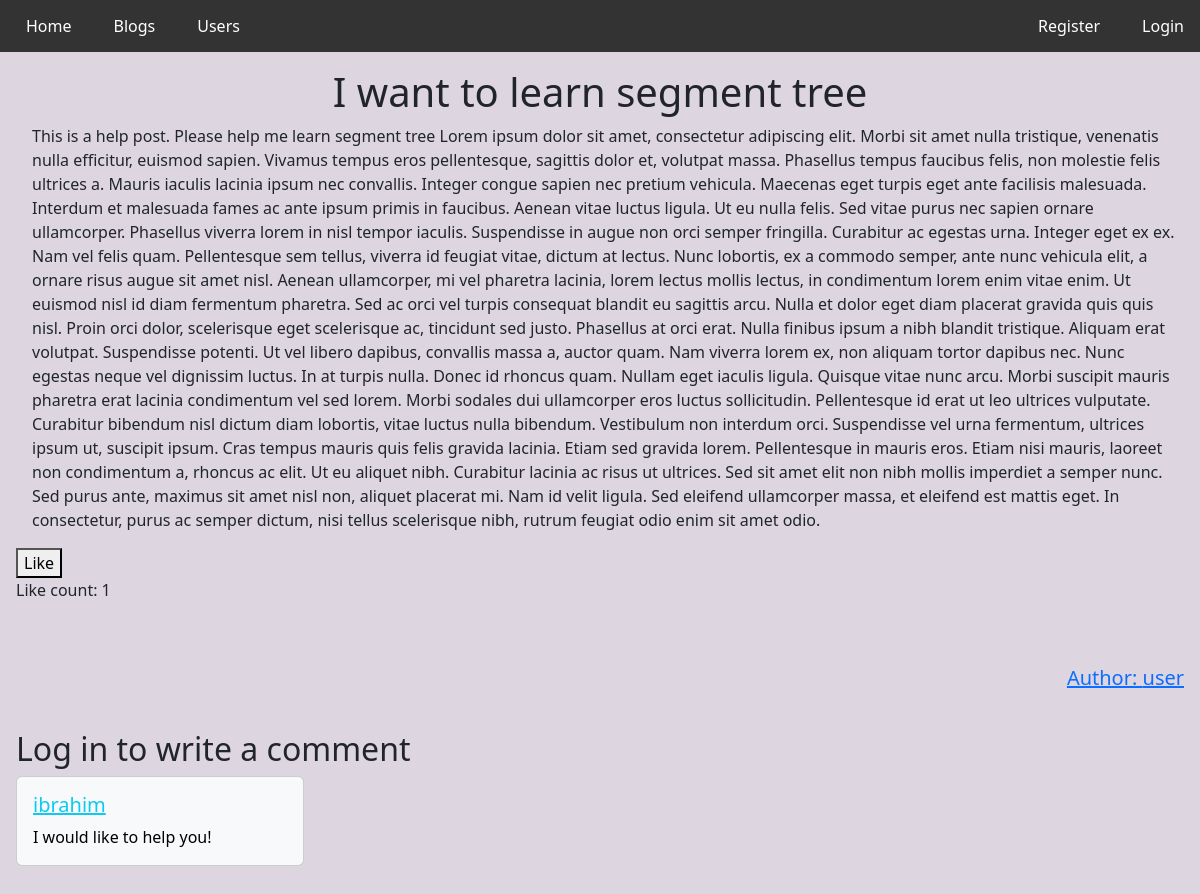
/sorushan/blog/23, run on the app's committed database.
### Bilqram/models.py (models this page shows, shortened)
class Content(models.Model):
    title = models.CharField(max_length=100)
    content = models.TextField()
    author = models.ForeignKey(User, on_delete=models.CASCADE)
    pub_date = models.DateTimeField()
    editable = models.BooleanField(default=False)

class User(models.Model):
    username = models.CharField(max_length=20)
    password = models.CharField(max_length=30)
    email = models.EmailField()
    name = models.CharField(max_length=15)
    surname = models.CharField(max_length=15)
    profile_pic = models.ImageField(upload_to='Bilqram/Images/Profile_Pictures')
    contributionScore = models.IntegerField(default=0)
    def __str__(self):
        return self.username

class Comment(Content):
    par_blog = models.ForeignKey(Blog, on_delete=models.CASCADE)

### Bilqram/views.py (the view)
# urls.py: path('blog/<int:blog_id>', views.blog, name='blog'),
def blog(request, blog_id):
    b = get_object_or_404(Blog, id=blog_id)
    context = {
        'blog': b,
        'comments': Comment.objects.filter(par_blog=b),
        'likes': len(Like.objects.filter(blog=b)),
        'liked': len(Like.objects.filter(user=get_object_or_404(User, username=request.user.username), blog=b)) == 1 if request.user.is_authenticated else False
    }
    print(context['liked'])
    return render(request, 'Bilqram/blog.html', context)

### Bilqram/templates/Bilqram/blog.html (shortened to what this page needs)
{% extends 'Bilqram/base.html' %}
{% block content %}
    <div class="blog ms-3 me-3 mt-3 mb-3">
        <h1 class="text-center mt-2">{{ blog.title }}</h1>
        <p class="ms-3">
            {{ blog.content }}
        </p>
        {% if liked %}
            <a href="{% url 'Bilqram:like' blog.id %}"><button>Unlike</button></a>
        {% else %}
            <a href="{% url 'Bilqram:like' blog.id %}"><button>Like</button></a>
        {% endif %}
        <p>Like count: {{ likes }}</p>
        <br><br>
        <h5 class="blogAuthorName"><a href="{% url 'Bilqram:user' blog.author.username %}">Author: {{ blog.author.name }}</a> </h5>
    </div>
    <br><br>
    <div class="commentSection ms-3">
        {% if user.is_authenticated %}
            <div class="writeComment">
                <form action="{% url 'Bilqram:newComment' blog.id %}" method="post">
                    {% csrf_token %}
                    <label> Your Comment<br>
                        <textarea  name="comment" cols="100" rows="4" style="background-color: #e9e5ec"></textarea>
                    </label>
                    <input type="submit" value="Publish comment">
                </form>
            </div>
        {% else %}
            <h2>Log in to write a comment</h2>
        {% endif %}
        {% for comment in comments %}
            <div class="card comment text-bg-light" style="width: 18rem;">
              <div class="card-body">
                  <a href="{% url "Bilqram:user" comment.author.username %}" class="link-info"> <h5 class="card-title">{{ comment.author }}</h5> </a>
                <p class="card-text">{{ comment.content }}</p>
              </div>
            </div>
            <br><br>
        {% endfor %}
    </div>
{% endblock content %}

### Bilqram/templates/Bilqram/blog.html (style rules this page uses)
.blogAuthorName { float: right; }

### data on the page
Content: title "I want to learn segment tree", content "This is a help post. Please help me learn segment tree Lorem ipsum dolor sit amet, consectetur adipiscing elit. Morbi sit amet nulla tristique, venenatis nulla efficitur, euismod sapien. Vivamus tempus eros pellentesque, sagittis dolor et, volutpat massa. Phasellus tempus faucibus felis, non molestie felis ultrices a. Mauris iaculis lacinia ipsum nec convallis. Integer congue sapien nec pretium vehicula. Maecenas eget turpis eget ante facilisis malesuada. Interdum et malesuada fames ac ante ipsum primis in faucibus. Aenean vitae luctus ligula. Ut eu nulla felis. Sed vitae purus nec sapien ornare ullamcorper. Phasellus viverra lorem in nisl tempor iaculis. Suspendisse in augue non orci…", author.name "user"
Comment: author "ibrahim", content "I would like to help you!"

### other printed values
{{ likes }} "1"
